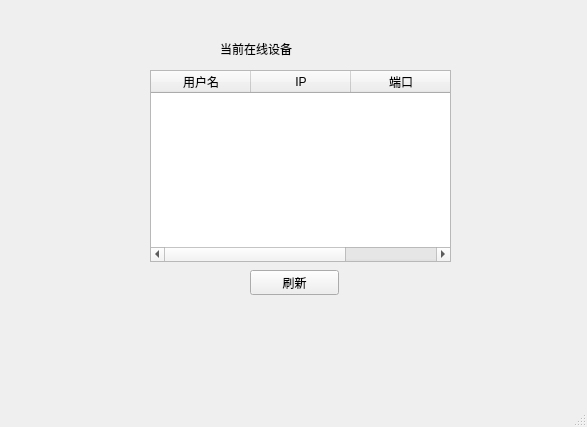
<?xml version="1.0" encoding="UTF-8"?>
<ui version="4.0">
 <class>MainWindow</class>
 <widget class="QMainWindow" name="MainWindow">
  <property name="geometry">
   <rect>
    <x>0</x>
    <y>0</y>
    <width>587</width>
    <height>427</height>
   </rect>
  </property>
  <property name="windowTitle">
   <string>MainWindow</string>
  </property>
  <widget class="QWidget" name="centralwidget">
   <widget class="QStackedWidget" name="stackedWidget">
    <property name="geometry">
     <rect>
      <x>60</x>
      <y>30</y>
      <width>471</width>
      <height>271</height>
     </rect>
    </property>
    <property name="currentIndex">
     <number>2</number>
    </property>
    <widget class="QWidget" name="pageLogin">
     <widget class="QLabel" name="label">
      <property name="geometry">
       <rect>
        <x>60</x>
        <y>110</y>
        <width>81</width>
        <height>17</height>
       </rect>
      </property>
      <property name="text">
       <string>请输入密码</string>
      </property>
     </widget>
     <widget class="QLineEdit" name="lineEditLoginPassword">
      <property name="geometry">
       <rect>
        <x>170</x>
        <y>110</y>
        <width>113</width>
        <height>25</height>
       </rect>
      </property>
     </widget>
     <widget class="QPushButton" name="btnLogin">
      <property name="geometry">
       <rect>
        <x>180</x>
        <y>160</y>
        <width>89</width>
        <height>25</height>
       </rect>
      </property>
      <property name="text">
       <string>登陆</string>
      </property>
     </widget>
    </widget>
    <widget class="QWidget" name="pageRegister">
     <widget class="QLabel" name="label_2">
      <property name="geometry">
       <rect>
        <x>130</x>
        <y>90</y>
        <width>67</width>
        <height>17</height>
       </rect>
      </property>
      <property name="text">
       <string>用户名</string>
      </property>
     </widget>
     <widget class="QLabel" name="label_3">
      <property name="geometry">
       <rect>
        <x>130</x>
        <y>120</y>
        <width>67</width>
        <height>17</height>
       </rect>
      </property>
      <property name="text">
       <string>密码</string>
      </property>
     </widget>
     <widget class="QLineEdit" name="lineEditRegisterUsername">
      <property name="geometry">
       <rect>
        <x>230</x>
        <y>80</y>
        <width>113</width>
        <height>25</height>
       </rect>
      </property>
     </widget>
     <widget class="QLineEdit" name="lineEditRegisterPassword">
      <property name="geometry">
       <rect>
        <x>230</x>
        <y>120</y>
        <width>113</width>
        <height>25</height>
       </rect>
      </property>
     </widget>
     <widget class="QPushButton" name="btnRegister">
      <property name="geometry">
       <rect>
        <x>190</x>
        <y>180</y>
        <width>89</width>
        <height>25</height>
       </rect>
      </property>
      <property name="text">
       <string>注册</string>
      </property>
     </widget>
    </widget>
    <widget class="QWidget" name="pageDevices">
     <widget class="QTableWidget" name="tableDevices">
      <property name="geometry">
       <rect>
        <x>90</x>
        <y>40</y>
        <width>301</width>
        <height>192</height>
       </rect>
      </property>
      <attribute name="horizontalHeaderCascadingSectionResizes">
       <bool>false</bool>
      </attribute>
      <column>
       <property name="text">
        <string>用户名</string>
       </property>
      </column>
      <column>
       <property name="text">
        <string>IP</string>
       </property>
      </column>
      <column>
       <property name="text">
        <string>端口</string>
       </property>
      </column>
     </widget>
     <widget class="QPushButton" name="btnRefreshDevices">
      <property name="geometry">
       <rect>
        <x>190</x>
        <y>240</y>
        <width>89</width>
        <height>25</height>
       </rect>
      </property>
      <property name="text">
       <string>刷新</string>
      </property>
     </widget>
     <widget class="QLabel" name="labelStatus">
      <property name="geometry">
       <rect>
        <x>160</x>
        <y>10</y>
        <width>211</width>
        <height>17</height>
       </rect>
      </property>
      <property name="text">
       <string>当前在线设备</string>
      </property>
     </widget>
    </widget>
   </widget>
  </widget>
  <widget class="QMenuBar" name="menubar">
   <property name="geometry">
    <rect>
     <x>0</x>
     <y>0</y>
     <width>587</width>
     <height>28</height>
    </rect>
   </property>
  </widget>
  <widget class="QStatusBar" name="statusbar"/>
 </widget>
 <resources/>
 <connections/>
</ui>
